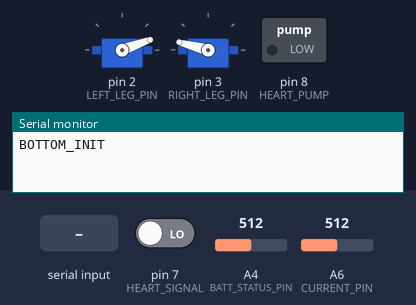
This sketch was run on a simulated Arduino Nano, built with avr-gcc and run on an emulated ATmega328P. Shown: 2 × servo, switched loads named in the sketch (green lamp = pin HIGH), the last lines printed to the serial monitor. The test bench sets the inputs (shaded band); at power-on: pin 7 (HEART_SIGNAL) LOW, A4 (BATT_STATUS_PIN) = 512, A6 (CURRENT_PIN) = 512.

Above: at 1.7 s.
1.8 s: "1\n" received over Serial
At 2.18 s:
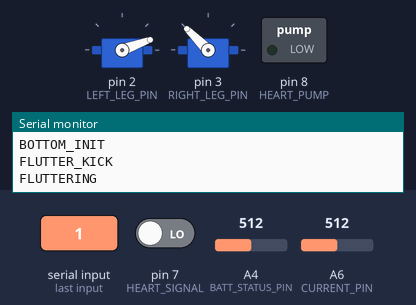
4.8 s: "2\n" received over Serial
At 6.4 s:
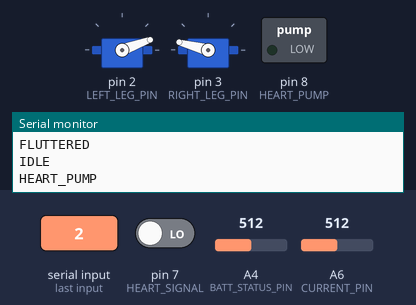
7.8 s: "3\n" received over Serial
At 10.37 s:
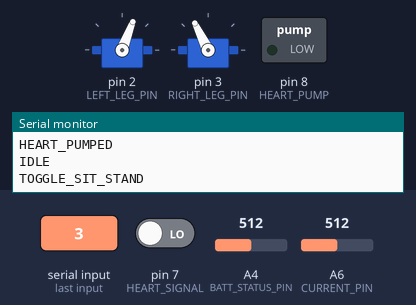
10.8 s: "5\n" received over Serial
Timing chart, 0 to 13.8 s (numbered marks = the images above; inputs shaded):
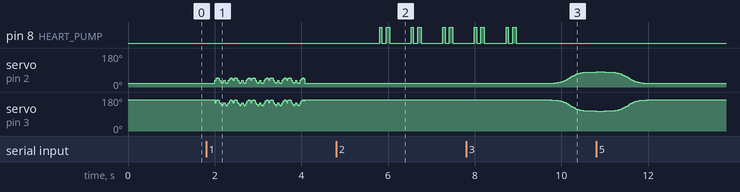

Measured:
- after the input at 4.8 s, pin 8 (HEART_PUMP): LOW → HIGH after 1.0 s, then repeats every 0.73 s: LOW 0.10 s, HIGH 0.08 s, LOW 0.50 s, HIGH 0.05 s
- after the input at 7.8 s, servo on pin 2 (LEFT_LEG_PIN): moves from 20° to 79° over 0.86 s, starting after 2.0 s; servo on pin 3 (RIGHT_LEG_PIN): moves from 165° to 106° over 0.86 s, starting after 2.0 s

The sketch:

Bottom_Arduino_Code.ino
```cpp
#include "AX8601.h"

#define LEFT_LEG_PIN 2
#define RIGHT_LEG_PIN 3

#define L_LEG_IDLE 5
#define R_LEG_IDLE 180
#define FOAM_OFFSET 15
#define STAND_OFFSET 75
AX8601 LLegServo(LEFT_LEG_PIN, L_LEG_IDLE+FOAM_OFFSET, L_LEG_IDLE+FOAM_OFFSET, L_LEG_IDLE+STAND_OFFSET);
AX8601 RLegServo(RIGHT_LEG_PIN, R_LEG_IDLE-FOAM_OFFSET, R_LEG_IDLE-FOAM_OFFSET, R_LEG_IDLE-STAND_OFFSET);

long timer;
unsigned long current_time, previous_time;

#define BATT_STATUS_PIN A4
#define CURRENT_PIN A6

#define HEART_SIGNAL 7
#define HEART_PUMP 8

//Values
float current_value = 0;
float battery_value = 0;
bool heartPressed = false;
bool isStanding = false;

void setup() {
  current_time = millis();
  Serial.begin(115200);
  LLegServo.angleDistance(0);
  RLegServo.angleDistance(0);
  isStanding = false;
  delay(500);
  //LLegServo.detach();
  //RLegServo.detach();
  timer = 0;
  previous_time = millis();
  pinMode(HEART_SIGNAL, INPUT);
  pinMode(HEART_PUMP, OUTPUT);
  Serial.println("BOTTOM_INIT");
}

bool is_idle = false;
unsigned long previousMillis = 0;
void loop() {
  // put your main code here, to run repeatedly:
  if(Serial.available() > 0){
    String input = Serial.readStringUntil('\n');
    input.trim();
    int command = input.toInt();

    if (command != 0){
      is_idle = false;
    }

    switch(command) {
      case 0:
        Serial.println("IDLE");
        idle();
        break;
      case 1:
        Serial.println("FLUTTER_KICK");
        flutter_kick();
        break;
      case 2:
        Serial.println("HEART_PUMP");
        HeartPump();
        break;
      case 3: // Toggle between standing and sitting
        Serial.println("TOGGLE_SIT_STAND");
        stand_sit(0);
        break;
      case 4: // Stand
        Serial.println("STAND");
        stand_sit(1);
        break;
      case 5: // Sit
        Serial.println("SIT");
        stand_sit(-1);
        break;
      default:
        Serial.println("DEFAULT");
        idle();
        break;
    }

    relax();
    Serial.println("IDLE");
  }
  inputs();
  delay(10);

  unsigned long currentMillis = millis();

  if (currentMillis - previousMillis >= 10000) {
    previousMillis = currentMillis;
    Serial.println("RESPONSE");
    if(is_idle){
        Serial.println("IDLE");
    }
  }
}
#define KICK_ANGLE 30
#define PI 3.14159265

int duration = 200;      // Total time for one cycle (ms)
int delay_time = 25;     // ms per frame
int steps = int(duration / delay_time);
int amplitude = KICK_ANGLE;

void flutter_kick() {
  LLegServo.angleDistance(0);
  RLegServo.angleDistance(0);
  delay(200);
  Serial.println("FLUTTERING");
  for (int cycle = 0; cycle < 10; cycle++) {
    for (int i = 0; i < steps; i++) {
      float t = float(i) / steps;  // 0 to 1

      // Asymmetrical distorted sine: quicker kick, slower return
      float base = sin(t * 2 * PI);  // -1 to 1
      float distorted = base >= 0 ? pow(base, 0.6) : -pow(-base, 1.4);
      float angleOffset = (distorted + 1) * amplitude / 2;

      // Alternate the legs every cycle
      if (cycle % 2 == 0) {
        LLegServo.angleDistance(int(angleOffset));
        RLegServo.angleDistance(int(amplitude - angleOffset));
      } else {
        LLegServo.angleDistance(int(amplitude - angleOffset));
        RLegServo.angleDistance(int(angleOffset));
      }

      inputs();
      delay(delay_time);
    }
  }
  Serial.println("FLUTTERED");

  LLegServo.angleDistance(0);
  RLegServo.angleDistance(0);
  delay(100);
  //LLegServo.detach();
  //RLegServo.detach();
}

void idle(){is_idle = true;}

/*Use on standard heart apparatus
void HeartPump(){
  digitalWrite(HEART_PUMP,HIGH);
  delay(10);
  digitalWrite(HEART_PUMP,LOW);
  Serial.println("HEART_PUMPED");
}
*/

void await_heart_low(){
  unsigned long start_time = millis();
  digitalWrite(HEART_PUMP, LOW);
  while(digitalRead(HEART_SIGNAL) == HIGH && millis() - start_time < 3000){
      delay(10);
  }
}

//Used this because the motor is continuous
void HeartPump() {
  await_heart_low();
  delay(1000);
  for (int i = 0; i < 5; i++) {
    // "Lub"
    digitalWrite(HEART_PUMP, HIGH);
    delay(50);                  // short pulse
    digitalWrite(HEART_PUMP, LOW);
    delay(100);                 // small gap between lub and dub

    // "Dub"
    await_heart_low();
    digitalWrite(HEART_PUMP, HIGH);
    delay(80);
    digitalWrite(HEART_PUMP, LOW);
    delay(500);                // longer rest before next heartbeat
    await_heart_low();
  }

  Serial.println("HEART_PUMPED");
}

void stand_sit(int input){ //0: change_toggle, 1: stand, -1: sit
  bool stand = input == 0 ? !isStanding : input == 1;

  LLegServo.angleDistance(isStanding? STAND_OFFSET-FOAM_OFFSET : 0);
  RLegServo.angleDistance(isStanding? STAND_OFFSET-FOAM_OFFSET : 0);
  delay(200);
  int nSteps = 40;
  if(isStanding!=stand){
    float startAngle = isStanding? float(STAND_OFFSET-FOAM_OFFSET) : 0.0;
    float endAngle = isStanding? 0.0 :float(STAND_OFFSET-FOAM_OFFSET);
    for (int i = 0; i < nSteps; i++) {
      LLegServo.sigmoid(startAngle,endAngle,i);
      RLegServo.sigmoid(startAngle,endAngle,i);
      inputs();
      delay(delay_time);
    }
    isStanding = stand;
    Serial.println(isStanding ? "STAND" : "SIT");
  }
}

void relax(){
  //LLegServo.detach();
  //RLegServo.detach();
}


#define BATT_THRESH 700.0
unsigned long lastPrint = 0;  // timestamp of last LOWBATT print
const unsigned long Interval = 1000; // 1 second in milliseconds
bool prevHeartPressed = false;
int lowBattCounter = 0;
void inputs() {
  current_value = analogRead(CURRENT_PIN);  // Raw ADC reading
  battery_value = analogRead(BATT_STATUS_PIN);
  heartPressed = digitalRead(HEART_SIGNAL) == HIGH;

  if (battery_value < BATT_THRESH) {
    unsigned long now = millis();
    if (now - lastPrint >= Interval) {
      lowBattCounter++;
      if(lowBattCounter > 5){
        lowBattCounter = 0;
        //Serial.println("LOW_BATT"); //Add this functionality if a working voltage sensor is done
      }
      lastPrint = now;
    }
  }
  if(heartPressed && !prevHeartPressed){
    Serial.println("HEART_PRESSED");
    HeartPump();
  }
  prevHeartPressed = heartPressed;

  /*Serial.print("heartPressed:");
  Serial.print(heartPressed);
  Serial.print(", Current:");
  Serial.print(current_value);
  Serial.print(", Battery:");
  Serial.println(battery_value);*/
}
```

AX8601.cpp
```cpp
#include "AX8601.h"

AX8601::AX8601(uint8_t pin, int initAngle, int minAngle, int maxAngle, int mapAngle) {
    _servo.attach(pin);
    _pin = pin;
    _initAngle = initAngle;
    _minAngle = minAngle;
    _maxAngle = maxAngle;
    _mapAngle = mapAngle;
    _isAttached = true;
    move(_initAngle);
}

void AX8601::move(int logicalAngle) {
    if (!_isAttached) {
        attach();
    }
    logicalAngle = constrain(logicalAngle, min(_minAngle, _maxAngle), max(_minAngle, _maxAngle));
    int mappedAngle = map(logicalAngle, 0, 180, 0, _mapAngle);
    _servo.write(mappedAngle);
}

void AX8601::sigmoid(float startDisp, float endDisp, int current_step, int nSteps, float steepness) {
    float t = float(current_step) / nSteps;  // Normalized time: 0 to 1
    float s = 1.0 / (1.0 + exp(-steepness * (t - 0.5)));  // Sigmoid
    float angleOffset = s * float(abs(endDisp - startDisp));
    float angle = startDisp + (startDisp <  endDisp? angleOffset : -angleOffset);
    angleDistance(int(angle));
}

void AX8601::angleDistance(int angle) {
    int logicalAngle = _minAngle > _maxAngle ? _initAngle-angle : _initAngle + angle;
    move(logicalAngle);
}

void AX8601::attach() {
    _servo.attach(_pin);
    _isAttached = true;
}

void AX8601::detach() {
    _servo.detach();
    _isAttached = false;
}

bool AX8601::isAttached() {
    return _isAttached;
}
```

AX8601.h
```cpp
#ifndef AX8601_H
#define AX8601_H

#include <Arduino.h>
#include <Servo.h>

class AX8601 {
public:
    // Constructor declaration only
    AX8601(uint8_t pin, int initAngle, int minAngle = 0, int maxAngle = 180, int mapAngle = 180);

    void move(int logicalAngle);
    void angleDistance(int angle);
    void attach();
    void detach();
    bool isAttached();
    void sigmoid(float startAngle, float endAngle, int current_step, int nSteps = 40, float steepness = 10);

private:
    Servo _servo;

    uint8_t _pin;
    int _initAngle;
    int _minAngle;
    int _maxAngle;
    int _mapAngle;
    bool _isAttached = false;
};

#endif
```
